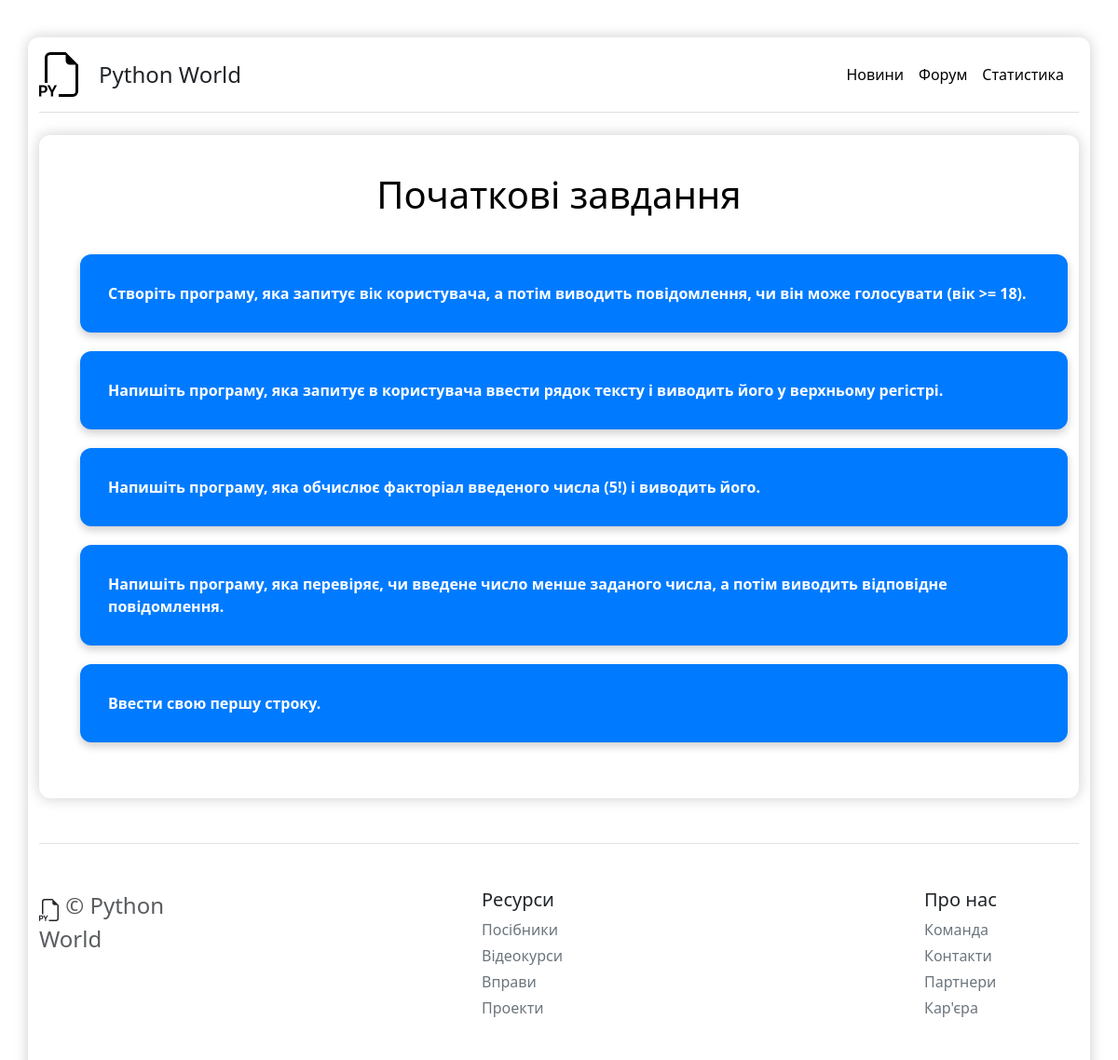
The page /checker/easy_tasks/ on the database its author committed.
### checker/models.py (models this page shows, shortened)
class Task(models.Model):
    DIFFICULTY_LEVELS = [
        ('easy', 'Easy'),
        ('medium', 'Medium'),
        ('hard', 'Hard'),
    ]
    description = models.TextField()
    expected_output = models.TextField()
    conditions = models.TextField(blank=True, null=True)
    difficulty = models.CharField(max_length=6, choices=DIFFICULTY_LEVELS, default='easy')

### checker/views.py (the view)
# urls.py: path('easy_tasks/', easy_tasks, name='easy_tasks'),
def easy_tasks(request):
    tasks = Task.objects.filter(difficulty='easy')
    return render(request, 'checker/easy_tasks.html', {'tasks': tasks})

### checker/templates/checker/easy_tasks.html (shortened to what this page needs)
{% load static %}
<!DOCTYPE html>
<html lang="en">
<head>
    <link rel="stylesheet" href="{% static 'checker/css/styles.css' %}">
    <link rel="stylesheet" href="https://cdnjs.cloudflare.com/ajax/libs/codemirror/5.65.5/codemirror.min.css">
    <link rel="stylesheet" href="https://cdnjs.cloudflare.com/ajax/libs/codemirror/5.65.5/theme/dracula.min.css">
    <link rel="stylesheet" href="https://cdn.jsdelivr.net/npm/bootstrap@5.3.2/dist/css/bootstrap.min.css">
</head>
<body>
<div class="container py-3">
    <header class="pb-3 mb-4 border-bottom">
        <div class="d-flex flex-column flex-md-row align-items-center">
            <a href="{% url 'profile' %}" class="d-flex align-items-center link-body-emphasis text-decoration-none me-3">
            </a>
            <span class="fs-4 me-md-auto">Python World</span>
            <nav class="d-inline-flex mt-2 mt-md-0 ms-md-auto">
                <a class="me-3 py-2 link-body-emphasis text-decoration-none" href="{% url 'news_list' %}">Новини</a>
                <a class="me-3 py-2 link-body-emphasis text-decoration-none" href="{% url 'forum' %}">Форум</a>
                <a class="me-3 py-2 link-body-emphasis text-decoration-none" href="{% url 'user_stats' %}">Статистика</a>
            </nav>
        </div>
    </header>
        <div class="container">
            <h1>Початкові завдання </h1>
            <ul>
                {% for task in tasks %}
                    <li>
                        <div class="task-card">
                            <a href="{% url 'task_detail' task.id %}">
                                {{ task.description }}
                            </a>
                        </div>
                    </li>
                {% endfor %}
            </ul>
        </div>
<footer class="pt-4 my-md-5 pt-md-5 border-top">
  <div class="row">
    <div class="col-12 col-md">
        <span class="fs-4 b-3 text-body-secondary ">  © Python World</span>
    </div>
    <div class="col-6 col-md offset-3">
      <h5>Ресурси</h5>
      <ul class="list-unstyled text-small ">
        <li class="mb-1"><a class="link-secondary text-decoration-none" href="#">Посібники</a></li>
        <li class="mb-1"><a class="link-secondary text-decoration-none" href="#">Відеокурси</a></li>
        <li class="mb-1"><a class="link-secondary text-decoration-none" href="#">Вправи</a></li>
        <li class="mb-1"><a class="link-secondary text-decoration-none" href="#">Проекти</a></li>
      </ul>
    </div>
    <div class="col-6 col-md offset-3 ">
      <h5>Про нас</h5>
      <ul class="list-unstyled text-small ">
        <li class="mb-1"><a class="link-secondary text-decoration-none" href="#">Команда</a></li>
        <li class="mb-1"><a class="link-secondary text-decoration-none" href="#">Контакти</a></li>
        <li class="mb-1"><a class="link-secondary text-decoration-none" href="#">Партнери</a></li>
        <li class="mb-1"><a class="link-secondary text-decoration-none" href="#">Кар'єра</a></li>
      </ul>
    </div>
  </div>
</footer>
</body>
</html>

### checker/static/checker/css/styles.css (style rules this page uses)
body { font-family: Arial, sans-serif; background-color: #f8f9fa; padding: 20px; }
.container { max-width: 800px; margin: 20px auto; background-color: #fff; padding: 20px; border-radius: 8px; box-shadow: 0 0 10px rgba(0, 0, 0, 0.1); }
h1 { text-align: center; margin-bottom: 20px; }
.container { width: 160%; max-width: 1200px; background-color: #fff; padding: 40px; border-radius: 12px; box-shadow: 0 0 15px rgba(0, 0, 0, 0.2); }
.container h1 { color: #000000; text-align: center; margin-bottom: 40px; }
.task-card { background-color: #007bff; color: #fff; padding: 30px 30px 30px 30px; border-radius: 12px; margin-bottom: 20px; box-shadow: 0 4px 10px rgba(0, 0, 0, 0.2); transition: transform 0.3s ease; }
.task-card a { text-decoration: none; color: #fff; font-weight: bold; }
ul { list-style-type: none; padding: 0; margin: 0; }

### rows shown on the page
Task: description "Створіть програму, яка запитує вік користувача, а потім виводить повідомлення, чи він може голосувати (вік >= 18)."
Task: description "Напишіть програму, яка запитує в користувача ввести рядок тексту і виводить його у верхньому регістрі."
Task: description "Напишіть програму, яка обчислює факторіал введеного числа (5!) і виводить його."
Task: description "Напишіть програму, яка перевіряє, чи введене число менше заданого числа, а потім виводить відповідне повідомлення."
Task: description "Ввести свою першу строку."
